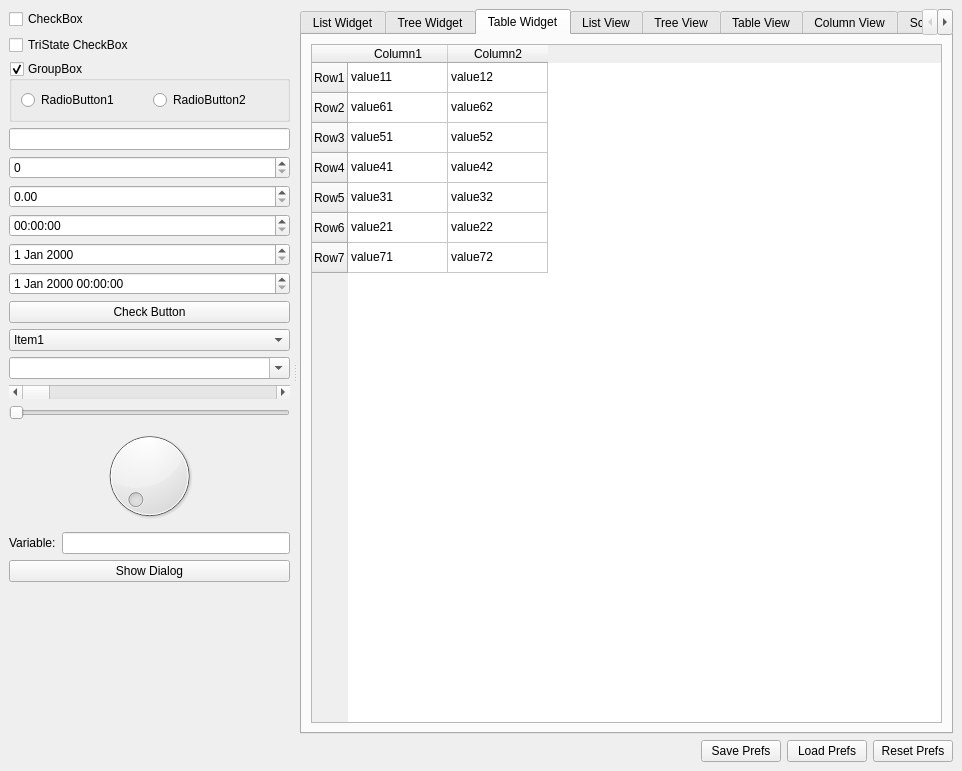
<?xml version="1.0" encoding="UTF-8"?>
<ui version="4.0">
 <class>MainWindow</class>
 <widget class="QMainWindow" name="MainWindow">
  <property name="geometry">
   <rect>
    <x>0</x>
    <y>0</y>
    <width>962</width>
    <height>771</height>
   </rect>
  </property>
  <property name="windowTitle">
   <string>MainWindow</string>
  </property>
  <widget class="QWidget" name="centralwidget">
   <layout class="QVBoxLayout" name="verticalLayout_2" stretch="1,0">
    <item>
     <widget class="QSplitter" name="uiSPL_test1">
      <property name="orientation">
       <enum>Qt::Horizontal</enum>
      </property>
      <property name="handleWidth">
       <number>10</number>
      </property>
      <widget class="QWidget" name="layoutWidget">
       <layout class="QVBoxLayout" name="verticalLayout">
        <item>
         <widget class="QCheckBox" name="uiCHK_test1">
          <property name="text">
           <string>CheckBox</string>
          </property>
         </widget>
        </item>
        <item>
         <widget class="QCheckBox" name="uiCHK_testTri1">
          <property name="text">
           <string>TriState CheckBox</string>
          </property>
          <property name="tristate">
           <bool>true</bool>
          </property>
         </widget>
        </item>
        <item>
         <widget class="QGroupBox" name="uiGRPBOX_test1">
          <property name="title">
           <string>GroupBox</string>
          </property>
          <property name="checkable">
           <bool>true</bool>
          </property>
          <property name="checked">
           <bool>true</bool>
          </property>
          <layout class="QHBoxLayout" name="horizontalLayout">
           <item>
            <widget class="QRadioButton" name="uiRAD_test1">
             <property name="text">
              <string>RadioButton1</string>
             </property>
            </widget>
           </item>
           <item>
            <widget class="QRadioButton" name="uiRAD_test2">
             <property name="text">
              <string>RadioButton2</string>
             </property>
            </widget>
           </item>
          </layout>
         </widget>
        </item>
        <item>
         <widget class="QLineEdit" name="uiLED_test1"/>
        </item>
        <item>
         <widget class="QSpinBox" name="uiSPN_test1"/>
        </item>
        <item>
         <widget class="QDoubleSpinBox" name="uiSPNDBL_test1"/>
        </item>
        <item>
         <widget class="QTimeEdit" name="uiTIMEDT_test1"/>
        </item>
        <item>
         <widget class="QDateEdit" name="uiDATEDT_test1"/>
        </item>
        <item>
         <widget class="QDateTimeEdit" name="uiDTEDIT_test1"/>
        </item>
        <item>
         <widget class="QPushButton" name="uiBTN_test1">
          <property name="text">
           <string>Check Button</string>
          </property>
          <property name="checkable">
           <bool>true</bool>
          </property>
         </widget>
        </item>
        <item>
         <widget class="QComboBox" name="uiCBX_test1">
          <item>
           <property name="text">
            <string>Item1</string>
           </property>
          </item>
          <item>
           <property name="text">
            <string>Item2</string>
           </property>
          </item>
          <item>
           <property name="text">
            <string>Item3</string>
           </property>
          </item>
          <item>
           <property name="text">
            <string>Item4</string>
           </property>
          </item>
          <item>
           <property name="text">
            <string>Item5</string>
           </property>
          </item>
          <item>
           <property name="text">
            <string>Item6</string>
           </property>
          </item>
          <item>
           <property name="text">
            <string>Item7</string>
           </property>
          </item>
         </widget>
        </item>
        <item>
         <widget class="QComboBox" name="uiCBX_test2">
          <property name="editable">
           <bool>true</bool>
          </property>
         </widget>
        </item>
        <item>
         <widget class="QScrollBar" name="uiSCR_test1">
          <property name="orientation">
           <enum>Qt::Horizontal</enum>
          </property>
         </widget>
        </item>
        <item>
         <widget class="QSlider" name="uiSLD_test1">
          <property name="orientation">
           <enum>Qt::Horizontal</enum>
          </property>
         </widget>
        </item>
        <item>
         <widget class="QDial" name="uiDIA_test1"/>
        </item>
        <item>
         <layout class="QHBoxLayout" name="horizontalLayout_15">
          <item>
           <widget class="QLabel" name="label_4">
            <property name="text">
             <string>Variable:</string>
            </property>
           </widget>
          </item>
          <item>
           <widget class="QLineEdit" name="uiLED_testVariable1"/>
          </item>
         </layout>
        </item>
        <item>
         <widget class="QPushButton" name="uiBTN_showDialog">
          <property name="text">
           <string>Show Dialog</string>
          </property>
         </widget>
        </item>
        <item>
         <spacer name="verticalSpacer">
          <property name="orientation">
           <enum>Qt::Vertical</enum>
          </property>
          <property name="sizeHint" stdset="0">
           <size>
            <width>20</width>
            <height>40</height>
           </size>
          </property>
         </spacer>
        </item>
       </layout>
      </widget>
      <widget class="QTabWidget" name="uiTAB_test1">
       <property name="currentIndex">
        <number>2</number>
       </property>
       <widget class="QWidget" name="uiTABPG_listWidget">
        <attribute name="title">
         <string>List Widget</string>
        </attribute>
        <layout class="QHBoxLayout" name="horizontalLayout_2">
         <item>
          <widget class="QListWidget" name="uiLSTWID_test1">
           <property name="selectionMode">
            <enum>QAbstractItemView::ExtendedSelection</enum>
           </property>
           <item>
            <property name="text">
             <string>Item1</string>
            </property>
           </item>
           <item>
            <property name="text">
             <string>Item2</string>
            </property>
           </item>
           <item>
            <property name="text">
             <string>Item3</string>
            </property>
           </item>
           <item>
            <property name="text">
             <string>Item4</string>
            </property>
           </item>
           <item>
            <property name="text">
             <string>Item7</string>
            </property>
           </item>
           <item>
            <property name="text">
             <string>Item6</string>
            </property>
           </item>
           <item>
            <property name="text">
             <string>Item5</string>
            </property>
           </item>
          </widget>
         </item>
        </layout>
       </widget>
       <widget class="QWidget" name="uiTABPG_treeWidget">
        <attribute name="title">
         <string>Tree Widget</string>
        </attribute>
        <layout class="QHBoxLayout" name="horizontalLayout_3">
         <item>
          <widget class="QTreeWidget" name="uiTREW_test1">
           <property name="alternatingRowColors">
            <bool>true</bool>
           </property>
           <property name="selectionMode">
            <enum>QAbstractItemView::ExtendedSelection</enum>
           </property>
           <property name="selectionBehavior">
            <enum>QAbstractItemView::SelectItems</enum>
           </property>
           <property name="sortingEnabled">
            <bool>true</bool>
           </property>
           <attribute name="headerDefaultSectionSize">
            <number>200</number>
           </attribute>
           <attribute name="headerMinimumSectionSize">
            <number>200</number>
           </attribute>
           <attribute name="headerShowSortIndicator" stdset="0">
            <bool>true</bool>
           </attribute>
           <column>
            <property name="text">
             <string>column1</string>
            </property>
           </column>
           <column>
            <property name="text">
             <string>column2</string>
            </property>
           </column>
           <item>
            <property name="text">
             <string>rootItem3</string>
            </property>
           </item>
           <item>
            <property name="text">
             <string>rootItem2</string>
            </property>
           </item>
           <item>
            <property name="text">
             <string>rootItem1</string>
            </property>
           </item>
           <item>
            <property name="text">
             <string>folder3</string>
            </property>
            <item>
             <property name="text">
              <string>folder31</string>
             </property>
             <item>
              <property name="text">
               <string>item313</string>
              </property>
             </item>
             <item>
              <property name="text">
               <string>item312</string>
              </property>
             </item>
             <item>
              <property name="text">
               <string>item311</string>
              </property>
             </item>
            </item>
           </item>
           <item>
            <property name="text">
             <string>folder2</string>
            </property>
            <property name="text">
             <string>value6</string>
            </property>
            <item>
             <property name="text">
              <string>folder21</string>
             </property>
             <property name="text">
              <string>value7</string>
             </property>
             <item>
              <property name="text">
               <string>item213</string>
              </property>
             </item>
             <item>
              <property name="text">
               <string>item212</string>
              </property>
             </item>
             <item>
              <property name="text">
               <string>item211</string>
              </property>
              <property name="text">
               <string>value8</string>
              </property>
             </item>
            </item>
           </item>
           <item>
            <property name="text">
             <string>folder1</string>
            </property>
            <property name="text">
             <string>value1</string>
            </property>
            <item>
             <property name="text">
              <string>folder11</string>
             </property>
             <property name="text">
              <string>value2</string>
             </property>
             <item>
              <property name="text">
               <string>item113</string>
              </property>
              <property name="text">
               <string>value5</string>
              </property>
             </item>
             <item>
              <property name="text">
               <string>item112</string>
              </property>
              <property name="text">
               <string>value4</string>
              </property>
             </item>
             <item>
              <property name="text">
               <string>item111</string>
              </property>
              <property name="text">
               <string>value3</string>
              </property>
             </item>
            </item>
           </item>
          </widget>
         </item>
        </layout>
       </widget>
       <widget class="QWidget" name="uiTABPG_tableWidget">
        <attribute name="title">
         <string>Table Widget</string>
        </attribute>
        <layout class="QHBoxLayout" name="horizontalLayout_4">
         <item>
          <widget class="QTableWidget" name="uiTBLWID_test1">
           <property name="sortingEnabled">
            <bool>true</bool>
           </property>
           <attribute name="horizontalHeaderShowSortIndicator" stdset="0">
            <bool>true</bool>
           </attribute>
           <row>
            <property name="text">
             <string>Row1</string>
            </property>
           </row>
           <row>
            <property name="text">
             <string>Row2</string>
            </property>
           </row>
           <row>
            <property name="text">
             <string>Row3</string>
            </property>
           </row>
           <row>
            <property name="text">
             <string>Row4</string>
            </property>
           </row>
           <row>
            <property name="text">
             <string>Row5</string>
            </property>
           </row>
           <row>
            <property name="text">
             <string>Row6</string>
            </property>
           </row>
           <row>
            <property name="text">
             <string>Row7</string>
            </property>
           </row>
           <column>
            <property name="text">
             <string>Column1</string>
            </property>
           </column>
           <column>
            <property name="text">
             <string>Column2</string>
            </property>
           </column>
           <item row="0" column="0">
            <property name="text">
             <string>value11</string>
            </property>
           </item>
           <item row="0" column="1">
            <property name="text">
             <string>value12</string>
            </property>
           </item>
           <item row="1" column="0">
            <property name="text">
             <string>value61</string>
            </property>
           </item>
           <item row="1" column="1">
            <property name="text">
             <string>value62</string>
            </property>
           </item>
           <item row="2" column="0">
            <property name="text">
             <string>value51</string>
            </property>
           </item>
           <item row="2" column="1">
            <property name="text">
             <string>value52</string>
            </property>
           </item>
           <item row="3" column="0">
            <property name="text">
             <string>value41</string>
            </property>
           </item>
           <item row="3" column="1">
            <property name="text">
             <string>value42</string>
            </property>
           </item>
           <item row="4" column="0">
            <property name="text">
             <string>value31</string>
            </property>
           </item>
           <item row="4" column="1">
            <property name="text">
             <string>value32</string>
            </property>
           </item>
           <item row="5" column="0">
            <property name="text">
             <string>value21</string>
            </property>
           </item>
           <item row="5" column="1">
            <property name="text">
             <string>value22</string>
            </property>
           </item>
           <item row="6" column="0">
            <property name="text">
             <string>value71</string>
            </property>
           </item>
           <item row="6" column="1">
            <property name="text">
             <string>value72</string>
            </property>
           </item>
          </widget>
         </item>
        </layout>
       </widget>
       <widget class="QWidget" name="uiTABPG_listView">
        <attribute name="title">
         <string>List View</string>
        </attribute>
        <layout class="QHBoxLayout" name="horizontalLayout_7">
         <item>
          <widget class="QListView" name="uiLSTV_test1">
           <property name="selectionMode">
            <enum>QAbstractItemView::ExtendedSelection</enum>
           </property>
          </widget>
         </item>
        </layout>
       </widget>
       <widget class="QWidget" name="uiTABPG_treeView">
        <attribute name="title">
         <string>Tree View</string>
        </attribute>
        <layout class="QHBoxLayout" name="horizontalLayout_8">
         <item>
          <widget class="QTreeView" name="uiTREV_test1">
           <property name="alternatingRowColors">
            <bool>true</bool>
           </property>
           <property name="selectionMode">
            <enum>QAbstractItemView::ExtendedSelection</enum>
           </property>
           <property name="selectionBehavior">
            <enum>QAbstractItemView::SelectItems</enum>
           </property>
           <property name="sortingEnabled">
            <bool>true</bool>
           </property>
           <attribute name="headerDefaultSectionSize">
            <number>200</number>
           </attribute>
           <attribute name="headerMinimumSectionSize">
            <number>200</number>
           </attribute>
           <attribute name="headerShowSortIndicator" stdset="0">
            <bool>true</bool>
           </attribute>
          </widget>
         </item>
        </layout>
       </widget>
       <widget class="QWidget" name="uiTABPG_tableView">
        <attribute name="title">
         <string>Table View</string>
        </attribute>
        <layout class="QHBoxLayout" name="horizontalLayout_10">
         <item>
          <widget class="QTableView" name="uiTBLV_test1">
           <property name="sortingEnabled">
            <bool>true</bool>
           </property>
           <attribute name="horizontalHeaderShowSortIndicator" stdset="0">
            <bool>true</bool>
           </attribute>
          </widget>
         </item>
        </layout>
       </widget>
       <widget class="QWidget" name="uiTABPG_columnView">
        <attribute name="title">
         <string>Column View</string>
        </attribute>
        <layout class="QHBoxLayout" name="horizontalLayout_9">
         <item>
          <widget class="QColumnView" name="uiCOLV_test1"/>
         </item>
        </layout>
       </widget>
       <widget class="QWidget" name="uiTABPG_scrollText">
        <attribute name="title">
         <string>ScrollArea And Text</string>
        </attribute>
        <layout class="QHBoxLayout" name="horizontalLayout_6">
         <item>
          <widget class="QScrollArea" name="uiSCA_test1">
           <property name="widgetResizable">
            <bool>true</bool>
           </property>
           <widget class="QWidget" name="scrollAreaWidgetContents">
            <property name="geometry">
             <rect>
              <x>0</x>
              <y>0</y>
              <width>634</width>
              <height>676</height>
             </rect>
            </property>
            <layout class="QHBoxLayout" name="horizontalLayout_11">
             <item>
              <widget class="QTextEdit" name="uiTXTEDT_test1">
               <property name="minimumSize">
                <size>
                 <width>300</width>
                 <height>600</height>
                </size>
               </property>
              </widget>
             </item>
             <item>
              <widget class="QPlainTextEdit" name="uiPTXEDT_test1">
               <property name="minimumSize">
                <size>
                 <width>300</width>
                 <height>600</height>
                </size>
               </property>
              </widget>
             </item>
            </layout>
           </widget>
          </widget>
         </item>
        </layout>
       </widget>
       <widget class="QWidget" name="uiTABPG_stackTool">
        <attribute name="title">
         <string>Stacked Widget and ToolBox</string>
        </attribute>
        <layout class="QVBoxLayout" name="verticalLayout_6">
         <property name="spacing">
          <number>0</number>
         </property>
         <property name="leftMargin">
          <number>4</number>
         </property>
         <property name="topMargin">
          <number>6</number>
         </property>
         <property name="rightMargin">
          <number>4</number>
         </property>
         <property name="bottomMargin">
          <number>4</number>
         </property>
         <item>
          <layout class="QHBoxLayout" name="horizontalLayout_12">
           <item>
            <spacer name="horizontalSpacer_2">
             <property name="orientation">
              <enum>Qt::Horizontal</enum>
             </property>
             <property name="sizeHint" stdset="0">
              <size>
               <width>40</width>
               <height>20</height>
              </size>
             </property>
            </spacer>
           </item>
           <item>
            <widget class="QPushButton" name="uiBTN_stackDec">
             <property name="text">
              <string>&lt;&lt;</string>
             </property>
            </widget>
           </item>
           <item>
            <widget class="QPushButton" name="uiBTN_stackInc">
             <property name="text">
              <string>&gt;&gt;</string>
             </property>
            </widget>
           </item>
          </layout>
         </item>
         <item>
          <widget class="QStackedWidget" name="uiSTK_test1">
           <property name="currentIndex">
            <number>0</number>
           </property>
           <widget class="QWidget" name="page0">
            <layout class="QHBoxLayout" name="horizontalLayout_14">
             <property name="spacing">
              <number>0</number>
             </property>
             <property name="margin">
              <number>0</number>
             </property>
             <item>
              <layout class="QVBoxLayout" name="verticalLayout_3">
               <property name="spacing">
                <number>6</number>
               </property>
               <item>
                <widget class="QLabel" name="label">
                 <property name="font">
                  <font>
                   <weight>75</weight>
                   <bold>true</bold>
                  </font>
                 </property>
                 <property name="text">
                  <string>StackedWidget Page 0</string>
                 </property>
                </widget>
               </item>
               <item>
                <layout class="QHBoxLayout" name="horizontalLayout_13">
                 <item>
                  <widget class="QToolBox" name="uiTBX_test1">
                   <property name="currentIndex">
                    <number>2</number>
                   </property>
                   <widget class="QWidget" name="page">
                    <property name="geometry">
                     <rect>
                      <x>0</x>
                      <y>0</y>
                      <width>98</width>
                      <height>28</height>
                     </rect>
                    </property>
                    <attribute name="label">
                     <string>Page 1</string>
                    </attribute>
                   </widget>
                   <widget class="QWidget" name="page_2">
                    <property name="geometry">
                     <rect>
                      <x>0</x>
                      <y>0</y>
                      <width>98</width>
                      <height>28</height>
                     </rect>
                    </property>
                    <attribute name="label">
                     <string>Page 2</string>
                    </attribute>
                   </widget>
                   <widget class="QWidget" name="page_5">
                    <property name="geometry">
                     <rect>
                      <x>0</x>
                      <y>0</y>
                      <width>318</width>
                      <height>557</height>
                     </rect>
                    </property>
                    <attribute name="label">
                     <string>Page 3</string>
                    </attribute>
                   </widget>
                  </widget>
                 </item>
                 <item>
                  <widget class="QToolBox" name="uiTBX_test2">
                   <property name="currentIndex">
                    <number>2</number>
                   </property>
                   <widget class="QWidget" name="page_3">
                    <property name="geometry">
                     <rect>
                      <x>0</x>
                      <y>0</y>
                      <width>98</width>
                      <height>28</height>
                     </rect>
                    </property>
                    <attribute name="label">
                     <string>Page 1</string>
                    </attribute>
                   </widget>
                   <widget class="QWidget" name="page_4">
                    <property name="geometry">
                     <rect>
                      <x>0</x>
                      <y>0</y>
                      <width>98</width>
                      <height>28</height>
                     </rect>
                    </property>
                    <attribute name="label">
                     <string>Page 2</string>
                    </attribute>
                   </widget>
                   <widget class="QWidget" name="page_6">
                    <property name="geometry">
                     <rect>
                      <x>0</x>
                      <y>0</y>
                      <width>318</width>
                      <height>557</height>
                     </rect>
                    </property>
                    <attribute name="label">
                     <string>Page 3</string>
                    </attribute>
                   </widget>
                  </widget>
                 </item>
                </layout>
               </item>
              </layout>
             </item>
            </layout>
           </widget>
           <widget class="QWidget" name="page1">
            <layout class="QVBoxLayout" name="verticalLayout_4">
             <property name="margin">
              <number>0</number>
             </property>
             <item>
              <widget class="QLabel" name="label_2">
               <property name="font">
                <font>
                 <weight>75</weight>
                 <bold>true</bold>
                </font>
               </property>
               <property name="text">
                <string>StackedWidget Page 1</string>
               </property>
              </widget>
             </item>
             <item>
              <spacer name="verticalSpacer_2">
               <property name="orientation">
                <enum>Qt::Vertical</enum>
               </property>
               <property name="sizeHint" stdset="0">
                <size>
                 <width>20</width>
                 <height>40</height>
                </size>
               </property>
              </spacer>
             </item>
            </layout>
           </widget>
           <widget class="QWidget" name="page2">
            <layout class="QVBoxLayout" name="verticalLayout_5">
             <property name="margin">
              <number>0</number>
             </property>
             <item>
              <widget class="QLabel" name="label_3">
               <property name="font">
                <font>
                 <weight>75</weight>
                 <bold>true</bold>
                </font>
               </property>
               <property name="text">
                <string>StackedWidget Page 2</string>
               </property>
              </widget>
             </item>
             <item>
              <spacer name="verticalSpacer_3">
               <property name="orientation">
                <enum>Qt::Vertical</enum>
               </property>
               <property name="sizeHint" stdset="0">
                <size>
                 <width>20</width>
                 <height>40</height>
                </size>
               </property>
              </spacer>
             </item>
            </layout>
           </widget>
          </widget>
         </item>
        </layout>
       </widget>
      </widget>
     </widget>
    </item>
    <item>
     <layout class="QHBoxLayout" name="horizontalLayout_5">
      <item>
       <spacer name="horizontalSpacer">
        <property name="orientation">
         <enum>Qt::Horizontal</enum>
        </property>
        <property name="sizeHint" stdset="0">
         <size>
          <width>40</width>
          <height>20</height>
         </size>
        </property>
       </spacer>
      </item>
      <item>
       <widget class="QPushButton" name="uiBTN_savePrefs">
        <property name="text">
         <string>Save Prefs</string>
        </property>
       </widget>
      </item>
      <item>
       <widget class="QPushButton" name="uiBTN_loadPrefs">
        <property name="text">
         <string>Load Prefs</string>
        </property>
       </widget>
      </item>
      <item>
       <widget class="QPushButton" name="uiBTN_resetPrefs">
        <property name="text">
         <string>Reset Prefs</string>
        </property>
       </widget>
      </item>
     </layout>
    </item>
   </layout>
  </widget>
 </widget>
 <resources/>
 <connections>
  <connection>
   <sender>uiBTN_savePrefs</sender>
   <signal>clicked()</signal>
   <receiver>MainWindow</receiver>
   <slot>onSavePrefsClicked()</slot>
   <hints>
    <hint type="sourcelabel">
     <x>561</x>
     <y>562</y>
    </hint>
    <hint type="destinationlabel">
     <x>385</x>
     <y>291</y>
    </hint>
   </hints>
  </connection>
  <connection>
   <sender>uiBTN_loadPrefs</sender>
   <signal>clicked()</signal>
   <receiver>MainWindow</receiver>
   <slot>onLoadPrefsClicked()</slot>
   <hints>
    <hint type="sourcelabel">
     <x>642</x>
     <y>562</y>
    </hint>
    <hint type="destinationlabel">
     <x>385</x>
     <y>291</y>
    </hint>
   </hints>
  </connection>
  <connection>
   <sender>uiBTN_resetPrefs</sender>
   <signal>clicked()</signal>
   <receiver>MainWindow</receiver>
   <slot>onResetPrefsClicked()</slot>
   <hints>
    <hint type="sourcelabel">
     <x>723</x>
     <y>562</y>
    </hint>
    <hint type="destinationlabel">
     <x>385</x>
     <y>291</y>
    </hint>
   </hints>
  </connection>
  <connection>
   <sender>uiBTN_showDialog</sender>
   <signal>clicked()</signal>
   <receiver>MainWindow</receiver>
   <slot>onShowDialogClicked()</slot>
   <hints>
    <hint type="sourcelabel">
     <x>111</x>
     <y>208</y>
    </hint>
    <hint type="destinationlabel">
     <x>385</x>
     <y>291</y>
    </hint>
   </hints>
  </connection>
  <connection>
   <sender>uiBTN_stackDec</sender>
   <signal>clicked()</signal>
   <receiver>MainWindow</receiver>
   <slot>onStackedWidgetPageDec()</slot>
   <hints>
    <hint type="sourcelabel">
     <x>825</x>
     <y>49</y>
    </hint>
    <hint type="destinationlabel">
     <x>480</x>
     <y>385</y>
    </hint>
   </hints>
  </connection>
  <connection>
   <sender>uiBTN_stackInc</sender>
   <signal>clicked()</signal>
   <receiver>MainWindow</receiver>
   <slot>onStackedWidgetPageInc()</slot>
   <hints>
    <hint type="sourcelabel">
     <x>906</x>
     <y>49</y>
    </hint>
    <hint type="destinationlabel">
     <x>480</x>
     <y>385</y>
    </hint>
   </hints>
  </connection>
 </connections>
 <slots>
  <slot>onSavePrefsClicked()</slot>
  <slot>onLoadPrefsClicked()</slot>
  <slot>onResetPrefsClicked()</slot>
  <slot>onShowDialogClicked()</slot>
  <slot>onStackedWidgetPageInc()</slot>
  <slot>onStackedWidgetPageDec()</slot>
 </slots>
</ui>
